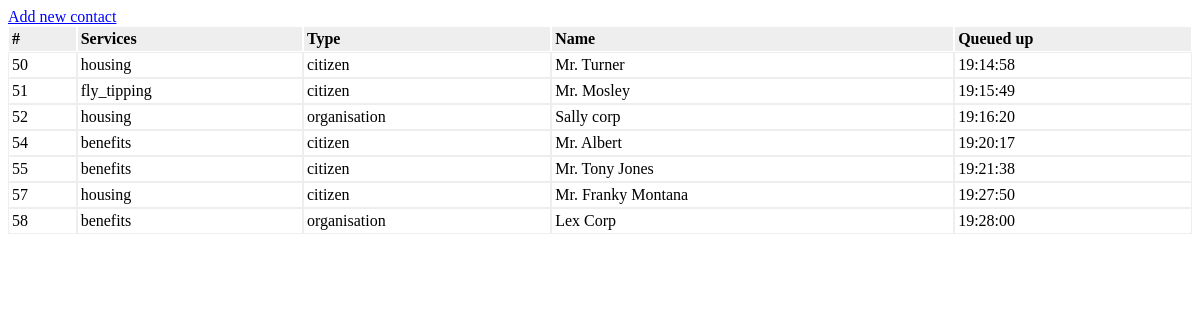
The page / on the database its author committed.
### tables this page shows
CREATE TABLE `contacts` (
  `id` int(11) NOT NULL,
  `services` varchar(128) NOT NULL,
  `type` varchar(64) DEFAULT NULL,
  `title` varchar(255) DEFAULT NULL,
  `first_name` varchar(255) DEFAULT NULL,
  `last_name` varchar(255) DEFAULT NULL,
  `organisation` varchar(255) DEFAULT NULL,
  `queued_at` time NOT NULL
);

### index.php (called while the page is built)
<?php
require_once 'controller/ContactsController.php';
$controller = new ContactsController();
$controller->handleRequest();
?>

### model/ContactsService.php (called while the page is built, shortened)
<?php
require_once 'model/ContactsGateway.php';
class ContactsService {
    private $contactsGateway = NULL;
    public function __construct() {
        $this->contactsGateway = new ContactsGateway();
    }
    public function getAllContacts($order) {
        try {
            $res = $this->contactsGateway->selectAll($order);
            return $res;
        } catch (Exception $e) {
            $this->closeDb();
            throw $e;
        }
    }
}
?>

### model/ContactsGateway.php (called while the page is built, shortened)
<?php
class ContactsGateway {
    public function selectAll($order) {
        $dbres = mysql_query("SELECT * FROM contacts ORDER BY id ASC");
        $contacts = array();
        while ( ($obj = mysql_fetch_object($dbres)) != NULL ) {
            $contacts[] = $obj;
        }
        return $contacts;
    }
}
?>

### view/contacts.php (the view, shortened to what this page needs)
<!DOCTYPE html>
<html>
    <head>
    </head>
    <body>
        <div><a href="index.php?op=new">Add new contact</a></div>
        <table class="customers" border="0" cellpadding="0" cellspacing="0">
            <thead>
                <tr>    <th>#</a></th>
                    <th>Services</a></th>
                    <th>Type</a></th>
                    <th>Name</a></th>
                    <th>Queued up</a></th>
                </tr>
            </thead>
            <tbody>
            <?php foreach ($contacts as $contact): ?>
                <tr>
                   <td><?php print htmlentities($contact->id); ?></a></td>
                    <td><?php print htmlentities($contact->services); ?></a></td>
                    <td><?php print htmlentities($contact->type); ?></td>
                    <td><?php print htmlentities($contact->title); ?> <?php print htmlentities($contact->organisation); ?>  <?php print htmlentities($contact->first_name); ?> <?php print htmlentities($contact->last_name); ?></td>
                    <td><?php print htmlentities($contact->queued_at); ?></td>
                </tr>
            <?php endforeach; ?>
            </tbody>
        </table>
    </body>
</html>

### controller/ContactsController.php (shortened to what this page needs)
<?php
require_once 'model/ContactsService.php';
class ContactsController {
    private $contactsService = NULL;
    public function __construct() {
        $this->contactsService = new ContactsService();
    }
    public function handleRequest() {
        $op = isset($_GET['op'])?$_GET['op']:NULL;
        try {
            if ( !$op || $op == 'list' ) {
                $this->listContacts();
            } elseif ( $op == 'new' ) {
                $this->saveContact();
            } else{
                $this->showError("Page not found", "Page for operation ".$op." was not found!");
            }
        } catch ( Exception $e ) {
            $this->showError("Application error", $e->getMessage());
        }
    }
    public function listContacts() {
        $orderby = isset($_GET['orderby'])?$_GET['orderby']:NULL;
        $contacts = $this->contactsService->getAllContacts($orderby);
        include 'view/contacts.php';
    }
}
?>

### view/contacts.php (style rules this page uses)
table.customers { width: 100%; }
table.customers thead { background-color: #eee; text-align: left; }
table.customers thead th { border: solid 1px #fff; padding: 3px; }
table.customers tbody td { border: solid 1px #eee; padding: 3px; }
a, a:hover, a:active, a:visited { color: blue; text-decoration: underline; }

### rows shown on the page
contacts: id "50", services "housing", type "citizen", title "Mr.", last_name "Turner", queued_at "19:14:58"
contacts: id "51", services "fly_tipping", type "citizen", title "Mr.", last_name "Mosley", queued_at "19:15:49"
contacts: id "52", services "housing", type "organisation", first_name "Sally corp", queued_at "19:16:20"
contacts: id "54", services "benefits", type "citizen", title "Mr.", last_name "Albert", queued_at "19:20:17"
contacts: id "55", services "benefits", type "citizen", title "Mr.", first_name "Tony", last_name "Jones", queued_at "19:21:38"
contacts: id "57", services "housing", type "citizen", title "Mr.", first_name "Franky", last_name "Montana", queued_at "19:27:50"
contacts: id "58", services "benefits", type "organisation", organisation "Lex Corp", queued_at "19:28:00"
